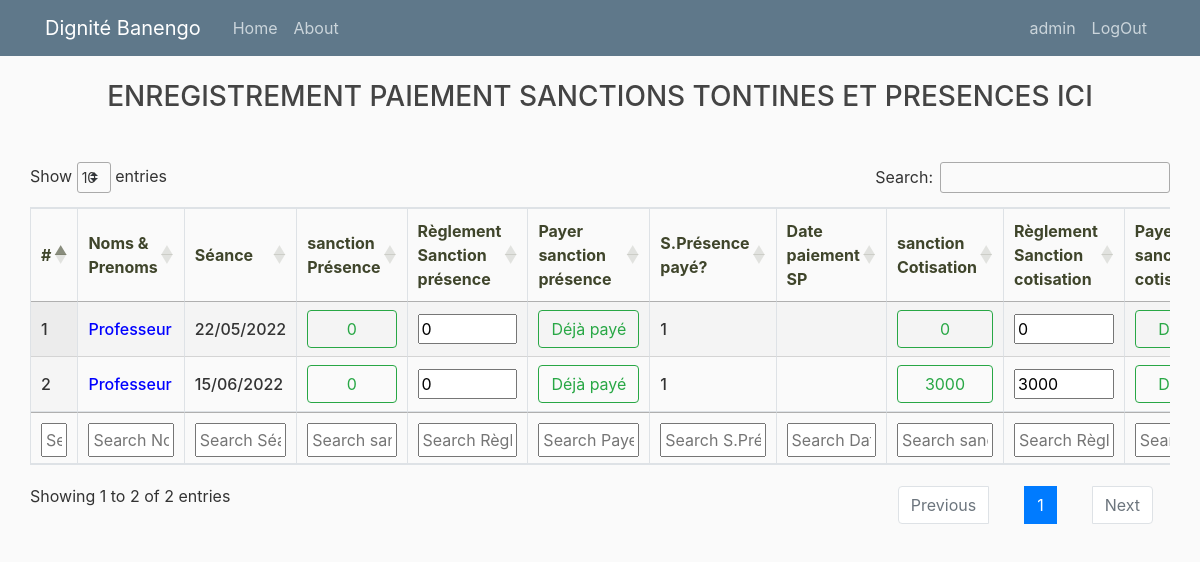
Page /sanction/ (signed in) on the committed database.
### tontine/models.py (models this page shows, shortened)
class Sanction(models.Model):
    seance = models.ForeignKey(Seance, on_delete=models.CASCADE)
    membre = models.ForeignKey(Membre, on_delete=models.CASCADE)
    regl_sanc_tontine = models.PositiveIntegerField(default=0)
    regl_sanc_presence = models.PositiveIntegerField(default=0)
    date_paiement_sp = models.DateTimeField(blank=True, null=True)
    date_paiement_sc = models.DateTimeField(blank=True, null=True)
    created = models.DateTimeField(auto_now_add=True)
    updated = models.DateTimeField(auto_now=True)
    valeur_sanction_tontine = models.PositiveIntegerField(default=0)
    valeur_sanction_presence = models.PositiveIntegerField(default=0)
    @property
    def is_active(self):
        if self.seance.tontine_is_active:
            return True
        return False
    @property
    def sanction_tontine_paye(self):
        if self.regl_sanc_tontine >= self.valeur_sanction_tontine:
            return 1
        return 0
    @property
    def sanction_presence_paye(self):
        if self.regl_sanc_presence >= self.valeur_sanction_presence:
            return 1
        return 0

class Membre(models.Model):
    user = models.OneToOneField(User, on_delete=models.CASCADE)
    nom = models.CharField(max_length=100, unique=True)
    matricule = models.CharField(max_length=8, unique=True)
    telephone = models.CharField(max_length=10, blank=True, null=True)
    qualite = models.CharField(max_length=100, blank=True, null=True)
    profession = models.CharField(max_length=100, blank=True, null=True)
    sexe = models.CharField(choices=SEXE_CHOICES, max_length=1)
    date_naissance = models.DateField(blank=True, null=True)
    date_adhesion = models.DateField()
    created = models.DateTimeField(auto_now_add=True)
    updated = models.DateTimeField(auto_now=True)
    cotisation = models.ForeignKey(MontantCotisation, on_delete=models.CASCADE)
    presence = models.ForeignKey(MontantPresence, on_delete=models.CASCADE)
    sport = models.ForeignKey(MontantSport, on_delete=models.CASCADE)
    bank = models.ForeignKey(MontantBank, on_delete=models.SET_NULL, blank=True, null=True)
    bank_bool = models.BooleanField(default=False)
    cotisation_bool = models.BooleanField(default=False)
    presence_bool = models.BooleanField(default=True)
    total_impaye = models.IntegerField(default=0)
    total_seance = models.IntegerField(default=0)
    total_consigne = models.IntegerField(default=0)
    reserve = models.IntegerField(default=0)

class Seance(models.Model):
    date_seance = models.DateField(unique=True)
    president_jour = models.ForeignKey(Membre, on_delete=models.SET_NULL, blank=True, null=True)
    exercice_tontine = models.ForeignKey(ExerciceTontine, on_delete=models.CASCADE)
    exercice_presence = models.ForeignKey(ExercicePresence, on_delete=models.CASCADE)
    closed = models.BooleanField(default=False)
    total_presence = models.IntegerField(default=0)
    total_sport = models.IntegerField(default=0)
    total_tontine = models.IntegerField(default=0)
    total_encais = models.IntegerField(default=0)
    nbechec_sport= models.IntegerField(default=0)
    nbechec_presence= models.IntegerField(default=0)
    nbechec_cotisation= models.IntegerField(default=0)
    mtechec_sport= models.IntegerField(default=0)
    mtechec_presence= models.IntegerField(default=0)
    mtechec_cotisation= models.IntegerField(default=0)
    created = models.DateTimeField(auto_now_add=True)
    updated = models.DateTimeField(auto_now=True)
    author= models.ForeignKey(User, on_delete=models.SET_NULL, blank=True, null=True)
    @property
    def tontine_is_active(self):
        if self.exercice_tontine.is_active:
            return True
        return False

### tontine/views.py (the view)
# urls.py: path('sanction/', views.sanction, name='sanction'),
@login_required
def sanction(request):
	if request.user.is_staff:
		listsanction = [obj for obj in Sanction.objects.all() if obj.is_active]
	else:
		try:
			m = request.user.membre
			listsanction = [obj for obj in Sanction.objects.filter(membre=m) if obj.is_active]
		except Exception as e:
			listsanction = []
	context = {"listsanction": listsanction}
	return render(request, 'tontine/sanction.html', context)

### tontine/templatetags/custom_tag.py (called while the page is built)
@register.filter(name='has_group')
def has_group(user, group_name):
    group = Group.objects.get(name=group_name)
    return True if group in user.groups.all() else False

### tontine/templates/tontine/sanction.html (shortened to what this page needs)
{% extends "tontine/base3.html" %}
{% load crispy_forms_tags %}
{% load custom_tag %}
{% block content %}
<div class="container-fluid">
    <h3 style="text-align: center;">ENREGISTREMENT PAIEMENT SANCTIONS TONTINES ET PRESENCES ICI</h3>
    <br>
    <div class="row mt-3">
        <div class="col-md-12">
            <table id="example" class="stripe row-border order-column table-bordered" style="width:100%">
                <thead>
                    <tr>
                        <th>#</th>
                        <th>Noms & Prenoms</th>
                        <th>Séance</th>
                        <th>sanction<br>Présence</th>
                        <th>Règlement<br>Sanction présence</th>
                        <th>Payer sanction<br>présence</th>
                        <th>S.Présence<br>payé?</th>
                        <th>Date<br>paiement SP</th>
                        <th>sanction<br>Cotisation</th>
                        <th>Règlement<br>Sanction cotisation</th>
                        <th>Payer sanction<br>cotisatisation</th>
                    </tr>
                </thead>
                <tbody>
                    {% for data in listsanction %}
                        <tr>
                            <td>{{ forloop.counter }}</td>
                            <td id="name{{ data.id }}" {% if data.sanction_tontine_paye == 0 %} style="color: crimson;"
                            {% elif data.sanction_presence_paye == 0  %}
                            style="color: crimson;"
                             {% else %}
                              style="color: blue;"
                            {% endif %}>
                            {{data.membre.nom}}
                            </td>
                            <td>{{data.seance.date_seance|date:"d/m/Y"}}</td>
                            <td>
                                {% if data.sanction_presence_paye == 0 %}
                                <button class="btn btn-outline-danger" style="width: 100%">
                                    {{data.valeur_sanction_presence}}
                                </button>
                                {% else %}
                                <button class="btn btn-outline-success" style="width: 100%">
                                    {{data.valeur_sanction_presence}}
                                </button>
                                {% endif %}
                            </td>
                            <td>
                                <input type="number"  size="8" value="{{data.regl_sanc_presence}}" id="r_sp{{ data.id }}" min="0" step="1" style='width:100%'>
                            </td>
                            <td>
                                {% if request.user|has_group:"payeur_sanction" %}
                                    {% if data.sanction_presence_paye == 0 %}
                                    <button data-product="{{data.id}}" style="width: 100%" class="btn btn-outline-primary sendp">
                                        Payer
                                    </button>
                                    {% else %}
                                    <button  style="width: 100%" class="btn btn-outline-success">
                                        Déjà payé
                                    </button>
                                    {% endif %}
                                {% endif %}
                            </td>
                            <td id="payement_sp{{ data.id }}" style="width: 1px">{{data.sanction_presence_paye}}</td>
                            <td>{{data.date_paiement_sp|date:"d/m/Y"}}</td>
                            <td>
                                {% if data.sanction_tontine_paye == 0 %}
                                <button class="btn btn-outline-danger" style="width: 100%">
                                    {{data.valeur_sanction_tontine}}
                                </button>
                                {% else %}
                                <button class="btn btn-outline-success" style="width: 100%">
                                    {{data.valeur_sanction_tontine}}
                                </button>
                                {% endif %}
                            </td>
                            <td>
                                <input type="number"  size="8" value="{{data.regl_sanc_tontine}}" id="r_sc{{ data.id }}" min="0" step="1" style='width:100%'>
                            </td>
                            <td>
                                {% if request.user|has_group:"payeur_sanction" %}
                                    {% if data.sanction_tontine_paye == 0 %}
                                    <button data-product="{{data.id}}" style="width: 100%" class="btn btn-outline-primary send">
                                        Payer
                                    </button>
                                    {% else %}
                                    <button  style="width: 100%" class="btn btn-outline-success">
                                        Déjà payé
                                    </button>
                                    {% endif %}
                                {% endif %}
                            </td>
                        </tr>
                        {% endfor %}
                </tbody>
                <tfoot>
                    <tr>
                        <th>#</th>
                        <th>Noms & Prenoms</th>
                        <th>Séance</th>
                        <th>sanction<br>Présence</th>
                        <th>Règlement<br>Sanction présence</th>
                        <th>Payer sanction<br>présence</th>
                        <th>S.Présence<br>payé?</th>
                        <th>Date<br>paiement SP</th>
                        <th>sanction<br>Cotisation</th>
                        <th>Règlement<br>Sanction cotisation</th>
                        <th>Payer sanction<br>cotisatisation</th>
                    </tr>
                </tfoot>
            </table>
        </div>
    </div>
</div>
{% endblock %}

### tontine/templates/tontine/base3.html (shortened to what this page needs)
{% load static %}
<!DOCTYPE html>
<html>
<head>
    <link rel="stylesheet" href="https://maxcdn.bootstrapcdn.com/bootstrap/4.0.0/css/bootstrap.min.css">
    <link rel="stylesheet" type="text/css" href="https://cdnjs.cloudflare.com/ajax/libs/twitter-bootstrap/4.5.2/css/bootstrap.css">
    <link rel="stylesheet" type="text/css" href="https://cdn.datatables.net/1.12.1/css/dataTables.bootstrap4.min.css">
    <link rel="stylesheet" type="text/css" href="https://cdn.datatables.net/1.12.1/css/jquery.dataTables.min.css">
    <link rel="stylesheet" type="text/css" href="https://cdn.datatables.net/buttons/2.2.3/css/buttons.dataTables.min.css">
    <link rel="stylesheet" type="text/css" href="{% static 'css/main.css' %}">
</head>
<body>
  <header class="site-header">
    <nav class="navbar navbar-expand-md navbar-dark bg-steel fixed-top">
      <div class="container">
        <a class="navbar-brand mr-4" href="{% url 'home' %}">Dignité Banengo</a>
        <div class="collapse navbar-collapse" id="navbarToggle">
          <div class="navbar-nav mr-auto">
            <a class="nav-item nav-link" href="{% url 'home' %}">Home</a>
            <a class="nav-item nav-link" href="{% url 'about' %}">About</a>
          </div>
          <div class="navbar-nav">
            {% if user.is_authenticated %}
        <a class="nav-item nav-link" href="{% url 'profile' %}">{{ request.user.username }}</a>
        <a class="nav-item nav-link" href="{% url 'logout' %}">LogOut</a>
        {% else %}
        <a class="nav-item nav-link" href="{% url 'login' %}">Login</a>
        <a class="nav-item nav-link" href="{% url 'inscription' %}">Register</a>
        {% endif %}
          </div>
        </div>
      </div>
    </nav>
  </header>
  <main role="main" class="container-fluid">
    <div class="row">
      <div class="col-md-12">
        {% block content %}{% endblock %}
      </div>
    </div>
  </main>
</body>
</html>

### static/css/main.css (style rules this page uses)
body { background: #fafafa; color: #333333; margin-top: 5rem; }
h1, h2, h3, h4, h5, h6 { color: #444444; }
.bg-steel { background-color: #5f788a; }
.site-header .navbar-nav .nav-link { color: #cbd5db; }

### tontine/templates/tontine/sanction.html (style rules this page uses)
th { color: #3f452b; font-weight: bold; }
td { font-weight: 490; }

### rows in the picture
Sanction: membre.nom "Professeur", seance.date_seance "22/05/2022", valeur_sanction_presence "0", regl_sanc_presence "0", shows "Déjà payé", sanction_presence_paye "1", valeur_sanction_tontine "0", regl_sanc_tontine "0"
Sanction: membre.nom "Professeur", seance.date_seance "15/06/2022", valeur_sanction_presence "0", regl_sanc_presence "0", shows "Déjà payé", sanction_presence_paye "1", valeur_sanction_tontine "3000", regl_sanc_tontine "3000"

### other values in the picture
{{ request.user.username }} "admin"
